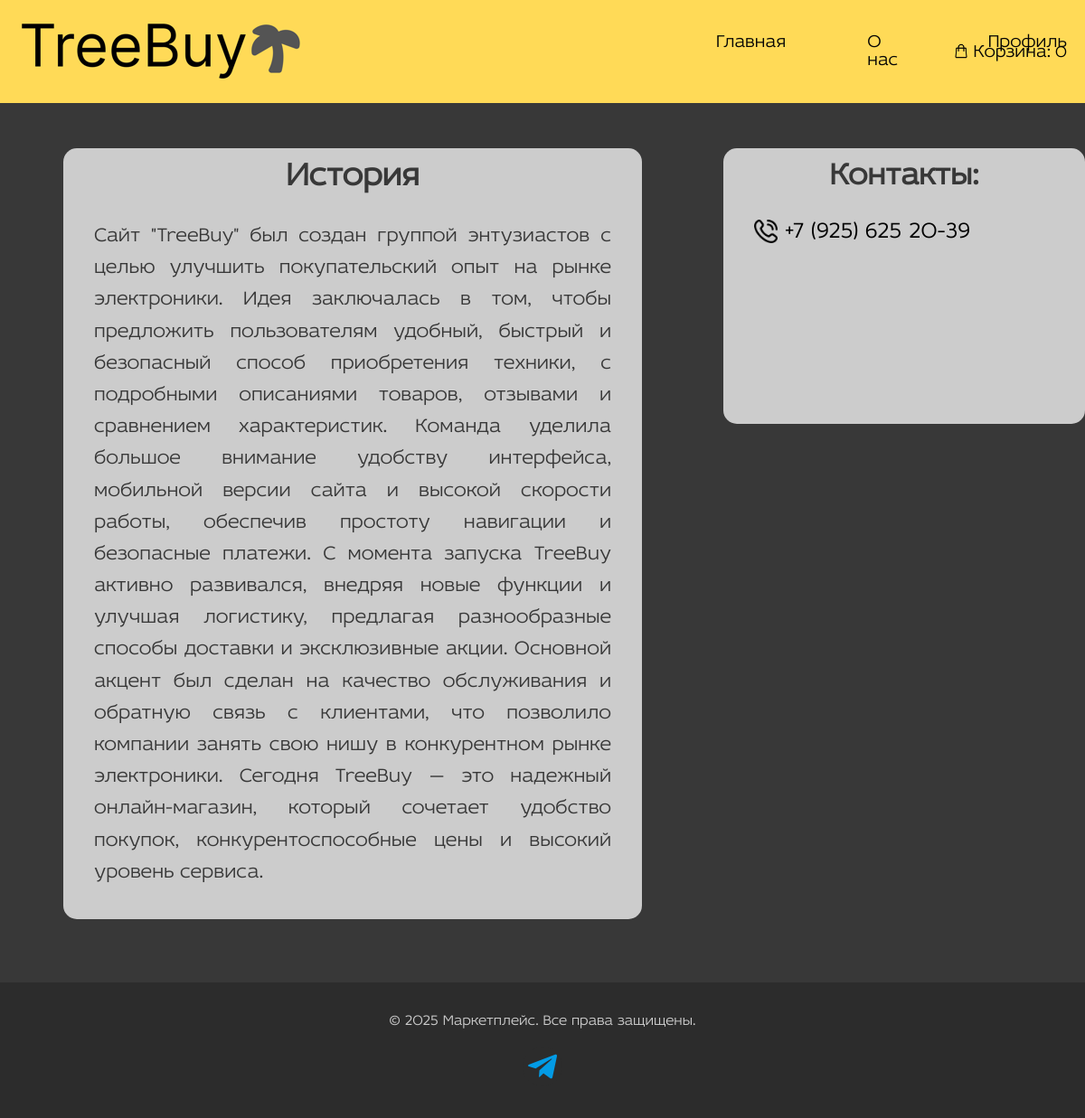
The page /pages/info.php on the database its author committed.
### tables this page shows
CREATE TABLE `info_pages` (
  `id` int NOT NULL,
  `title` varchar(255) NOT NULL,
  `content` text NOT NULL,
  `created_at` timestamp NULL DEFAULT CURRENT_TIMESTAMP
);

### pages/info.php (the view, shortened to what this page needs)
<?php
include '../includes/db_TreeBuy.php';
$stmt = $conn->query("SELECT title, content FROM info_pages LIMIT 1");
$data = $stmt->fetch(PDO::FETCH_ASSOC);
if ($data) {
    $title = htmlspecialchars($data['title']);
    $content = htmlspecialchars($data['content']);
} else {
    $title = "Данные отсутствуют";
    $content = "Содержание недоступно.";
}
?>
<!DOCTYPE html>
<html lang="ru">
<head>
    <link rel="stylesheet" href="../css/pages/info.css" />
</head>
<body>
    <div class="container">
        <?php include '../includes/header_pages.php'; ?>
        <main class="main">
            <div class="informat">
                <h1><?php echo $title; ?></h1>
                <p><?php echo $content; ?></p>
            </div>
            <div class="svyazes">
                <div class="contact">
                    <h2>Контакты:</h2>
                    <p><img class="img" src="../images/cont-tel.png" alt="tel" />+7 (925) 625
                        20-39</p>
                </div>
            </div>
        </main>
        <?php include '../includes/footer_pages.php'; ?>
    </div>
</body>
</html>

### css/pages/info.css (style rules this page uses)
* { margin: 0; padding: 0; box-sizing: border-box; }
body { font-family: "Idealist", sans-serif; background-color: #383838; min-height: 100vh; }
.container { min-height: 100vh; display: flex; flex-direction: column; max-width: 100%; margin: 0; padding: 0; }
.main { display: flex; flex: 1; margin: 0; padding: 0; gap: 20px; }
.informat { gap: 10px; border-radius: 15px; margin: 70px; margin-top: 50px; background-color: #cccccc; width: 800px; padding: 4px; }
.informat h1 { font-size: 36px; font-weight: bold; text-align: center; color: #383838; margin: 10px; }
.informat p { font-size: 22px; line-height: 1.6; text-align: justify; color: #383838; margin: 30px; }
.contact { border-radius: 15px; background-color: #cccccc; width: 400px; height: 305px; margin-top: 50px; padding: 4px; }
.contact h2 { font-size: 34px; font-weight: bold; text-align: center; color: #383838; margin: 10px; }
.contact p { margin: 30px; font-size: 25px; text-align: center; display: flex; align-items: center; gap: 8px; }
.img { z-index: 2; width: 26\px; }

### rows shown on the page
info_pages: title "История", content "Сайт \"TreeBuy\" был создан группой энтузиастов с целью улучшить покупательский опыт на рынке электроники. Идея заключалась в том, чтобы предложить пользователям удобный, быстрый и безопасный способ приобретения техники, с подробными описаниями товаров, отзывами и сравнением характеристик. Команда уделила большое внимание удобству интерфейса, мобильной версии сайта и высокой скорости работы, обеспечив простоту навигации и безопасные платежи. С момента запуска TreeBuy активно развивался, внедряя новые функции и улучшая логистику, предлагая разнообразные способы доставки и эксклюзивные акции. Основной акцент был сделан на качество обслуживания и обратную связь с клиентами, что позволило…"
